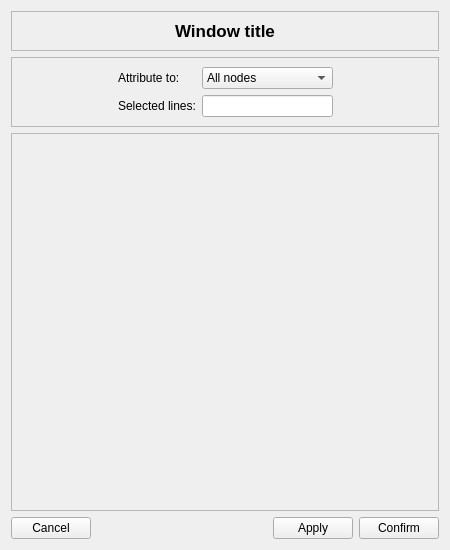
<?xml version="1.0" encoding="UTF-8"?>
<ui version="4.0">
 <class>Form</class>
 <widget class="QWidget" name="Form">
  <property name="windowModality">
   <enum>Qt::WindowModal</enum>
  </property>
  <property name="geometry">
   <rect>
    <x>0</x>
    <y>0</y>
    <width>450</width>
    <height>550</height>
   </rect>
  </property>
  <property name="windowTitle">
   <string>Form</string>
  </property>
  <layout class="QVBoxLayout" name="verticalLayout">
   <item>
    <widget class="QFrame" name="frame_3">
     <property name="frameShape">
      <enum>QFrame::StyledPanel</enum>
     </property>
     <property name="frameShadow">
      <enum>QFrame::Raised</enum>
     </property>
     <layout class="QVBoxLayout" name="verticalLayout_2">
      <item>
       <widget class="QLabel" name="title_label">
        <property name="font">
         <font>
          <pointsize>13</pointsize>
          <weight>75</weight>
          <bold>true</bold>
         </font>
        </property>
        <property name="text">
         <string>Window title</string>
        </property>
        <property name="alignment">
         <set>Qt::AlignCenter</set>
        </property>
       </widget>
      </item>
     </layout>
    </widget>
   </item>
   <item>
    <widget class="QFrame" name="frame">
     <property name="frameShape">
      <enum>QFrame::StyledPanel</enum>
     </property>
     <property name="frameShadow">
      <enum>QFrame::Raised</enum>
     </property>
     <layout class="QGridLayout" name="gridLayout">
      <item row="0" column="0">
       <spacer name="horizontalSpacer">
        <property name="orientation">
         <enum>Qt::Horizontal</enum>
        </property>
        <property name="sizeHint" stdset="0">
         <size>
          <width>40</width>
          <height>20</height>
         </size>
        </property>
       </spacer>
      </item>
      <item row="1" column="2">
       <widget class="QLineEdit" name="selected_lineedit"/>
      </item>
      <item row="0" column="1">
       <widget class="QLabel" name="attribute_to_label">
        <property name="text">
         <string>Attribute to:</string>
        </property>
       </widget>
      </item>
      <item row="1" column="1">
       <widget class="QLabel" name="selected_label">
        <property name="text">
         <string>Selected lines:</string>
        </property>
       </widget>
      </item>
      <item row="0" column="2">
       <widget class="QComboBox" name="attribute_to_combobox">
        <item>
         <property name="text">
          <string>All nodes</string>
         </property>
        </item>
        <item>
         <property name="text">
          <string>All lines</string>
         </property>
        </item>
        <item>
         <property name="text">
          <string>All elements</string>
         </property>
        </item>
        <item>
         <property name="text">
          <string>Selected nodes</string>
         </property>
        </item>
        <item>
         <property name="text">
          <string>Selected lines</string>
         </property>
        </item>
        <item>
         <property name="text">
          <string>Selected elements</string>
         </property>
        </item>
       </widget>
      </item>
      <item row="0" column="3">
       <spacer name="horizontalSpacer_2">
        <property name="orientation">
         <enum>Qt::Horizontal</enum>
        </property>
        <property name="sizeHint" stdset="0">
         <size>
          <width>40</width>
          <height>20</height>
         </size>
        </property>
       </spacer>
      </item>
     </layout>
    </widget>
   </item>
   <item>
    <widget class="QFrame" name="template_frame">
     <property name="sizePolicy">
      <sizepolicy hsizetype="Preferred" vsizetype="Expanding">
       <horstretch>0</horstretch>
       <verstretch>0</verstretch>
      </sizepolicy>
     </property>
     <property name="frameShape">
      <enum>QFrame::StyledPanel</enum>
     </property>
     <property name="frameShadow">
      <enum>QFrame::Raised</enum>
     </property>
     <layout class="QVBoxLayout" name="verticalLayout_4"/>
    </widget>
   </item>
   <item>
    <layout class="QHBoxLayout" name="horizontalLayout_2">
     <item>
      <widget class="QPushButton" name="cancel_button">
       <property name="text">
        <string>Cancel</string>
       </property>
      </widget>
     </item>
     <item>
      <spacer name="horizontalSpacer_3">
       <property name="orientation">
        <enum>Qt::Horizontal</enum>
       </property>
       <property name="sizeHint" stdset="0">
        <size>
         <width>40</width>
         <height>20</height>
        </size>
       </property>
      </spacer>
     </item>
     <item>
      <widget class="QPushButton" name="apply_button">
       <property name="text">
        <string>Apply</string>
       </property>
      </widget>
     </item>
     <item>
      <widget class="QPushButton" name="confirm_button">
       <property name="text">
        <string>Confirm</string>
       </property>
      </widget>
     </item>
    </layout>
   </item>
  </layout>
 </widget>
 <tabstops>
  <tabstop>attribute_to_combobox</tabstop>
  <tabstop>selected_lineedit</tabstop>
  <tabstop>cancel_button</tabstop>
  <tabstop>apply_button</tabstop>
  <tabstop>confirm_button</tabstop>
 </tabstops>
 <resources/>
 <connections/>
</ui>
